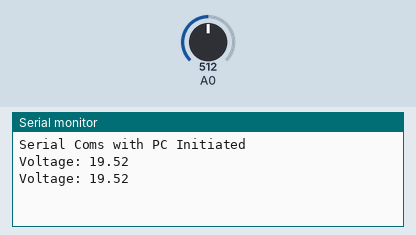
Simulated run of this sketch. Board: Arduino Uno, built with avr-gcc and run on an emulated ATmega328P. Shown: the last lines printed to the serial monitor. The test bench sets the inputs (shaded band); at power-on: A0 = 512.

Above: at 1.8 s.
1.9 s: A0 set to 716
At 2.8 s:
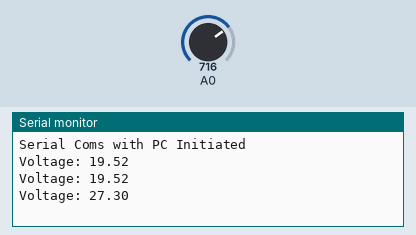
3.4 s: A0 set to 900
At 4.7 s:
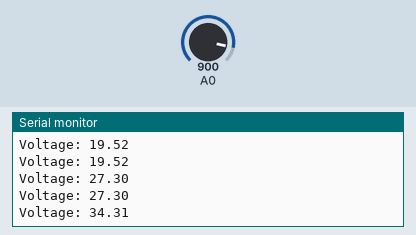
Timing chart, 0 to 6.4 s (numbered marks = the images above; inputs shaded):
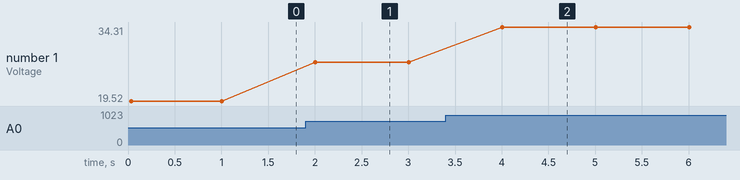

Measured:
- after the input at 1.9 s, the serial monitor: prints a new line after 0.10 s (image 1)
- after the input at 3.4 s, the serial monitor: prints a new line after 0.60 s (image 2)
- plotted number 1: 19.52 → 27.3 after the input at 1.9 s, 27.3 → 34.31 after the input at 3.4 s

The sketch:

EvoSensEg1.ino
```cpp
/* Using EvoSens Board to measure battery voltage
 * By Duleepa J Thrimawithana
 * Revision 1.0
 * 21 June 2019
 */

void setup() {
  // Setup serial communication with a PC via USB connection
  Serial.begin(9600);
  Serial.println("Serial Coms with PC Initiated");
  Serial.println("");
}

void loop() {

  // Read voltage on A0 and convert to actual voltage
  float Voltage = (7.8*5)*analogRead(A0)/1023;

  // Display both voltage and current on the PC
  Serial.print("Voltage: ");
  Serial.println(Voltage);

  // Re-do the above operations every 1s
  delay(1000);

}
```
